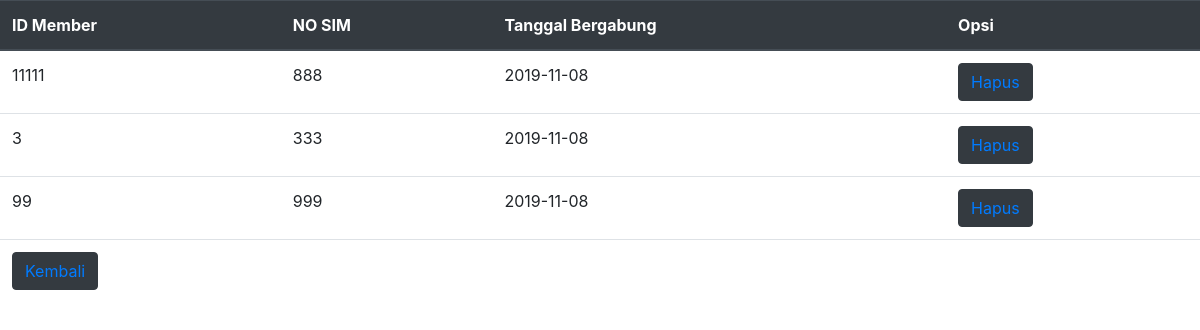
Screenshot of /dbase/member_admin.php with the database file from the repository.
### tables this page shows
CREATE TABLE `member` (
  `id_member` char(5) NOT NULL,
  `no_sim` char(12) DEFAULT NULL,
  `tgl_bergabung` date DEFAULT NULL
);

### dbase/member_admin.php (the view, shortened to what this page needs)
<!DOCTYPE html>
<html>
<head>
	<link rel="stylesheet" type="text/css" href="bootstrap.min.css">
</head>
<body>
	<table class="table table dark">
		<thead class="thead-dark">
			<th>ID Member</th>
			<th>NO SIM</th>
			<th>Tanggal Bergabung</th>
			<th>Opsi</th>
		</thead>
		<?php
			$hostname="localhost";
			$username="root";
			$password="";
			$database="tester1";
			$link= new mysqli($hostname,$username,$password,$database);
			$query=mysqli_query($link,"select *from member");
			while($data=mysqli_fetch_array($query)){
		 ?>
		 <tr>
		 		<td><?php echo $data['id_member'];?></td>
		 		<td><?php echo $data['no_sim'];?></td>
		 		<td><?php echo $data['tgl_bergabung'] ?></td>
		 		<td> <button type="button" class="btn btn-dark"><a href=hapus_member.php?id_member=<?php echo $data['id_member'];?> >Hapus</a></button>
		 </tr>
		<?php } ?>
		<td colspan="6"><button type="button" class="btn btn-dark"><a href=bindex.php>Kembali</a></button></td>
</table>
</body>
</html>

### rows the page displays
member: id_member "11111", no_sim "888", tgl_bergabung "2019-11-08"
member: id_member "3", no_sim "333", tgl_bergabung "2019-11-08"
member: id_member "99", no_sim "999", tgl_bergabung "2019-11-08"
